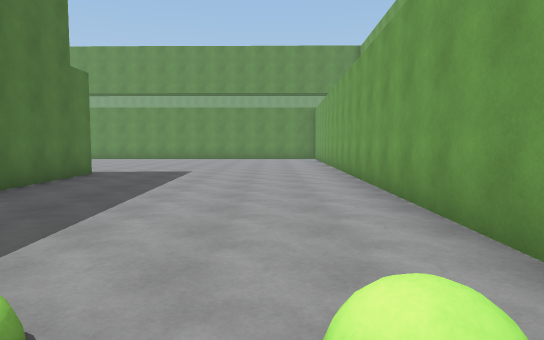
[1] (above)

24 first-person views from a walk through a scene from a Unity 3-D project. The camera is 1.4 m above the floor, tilts 4° down and sees 75° across. The floor is counted in squares, 2 m on a side. Each view is taken from the middle of a square. On the plan, view 1 faces up. The plan holds only what a view shows up to about 11 squares ahead; the rest is blank. The place goes on beyond the plan.

[2]
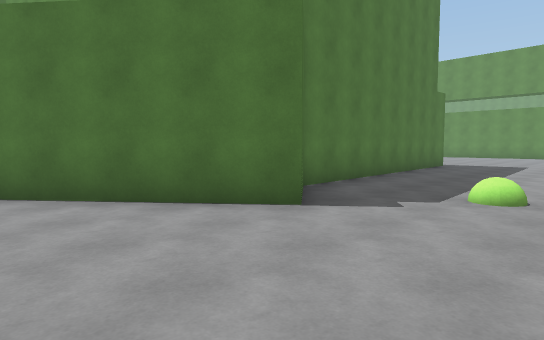

[3]
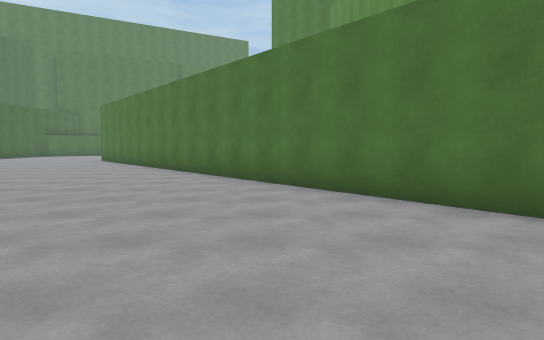

[4]
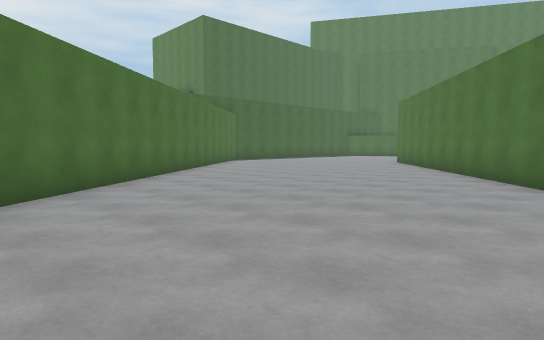

[5]
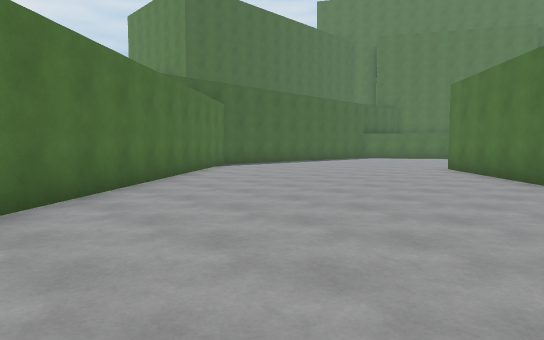

[6]
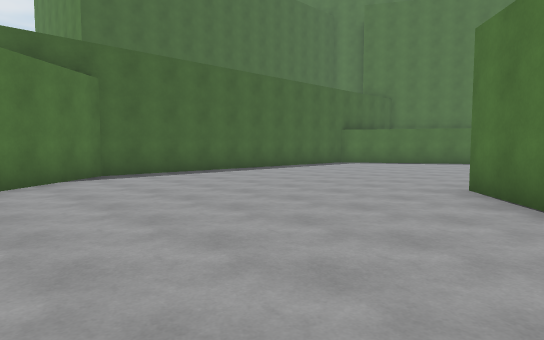

[7]
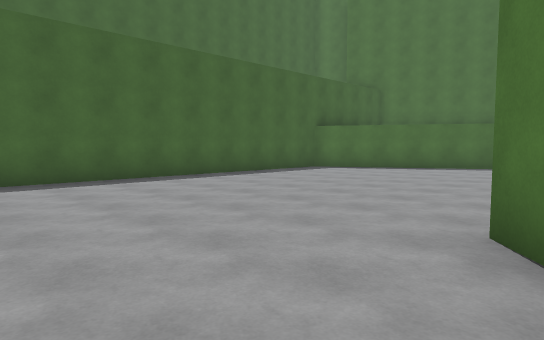

[8]
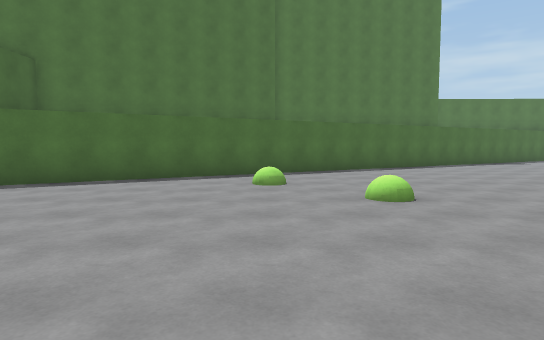

[9]
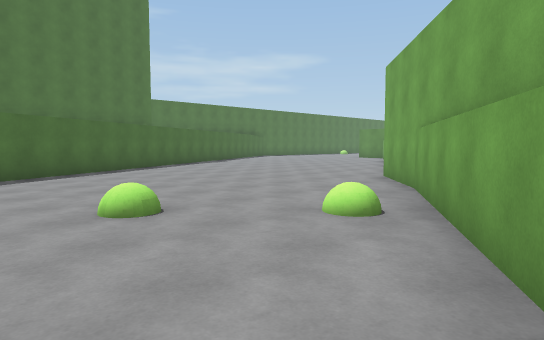

[10]
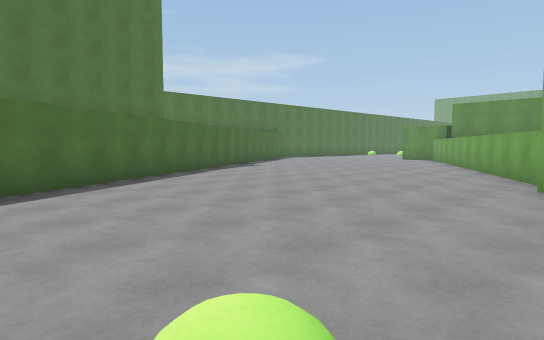

[11]
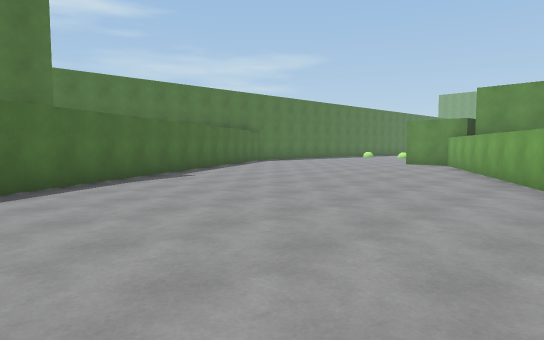

[12]
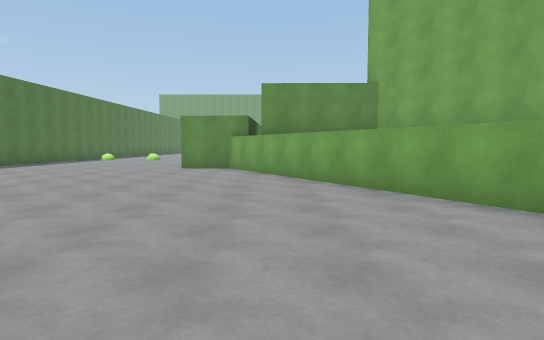

[13]
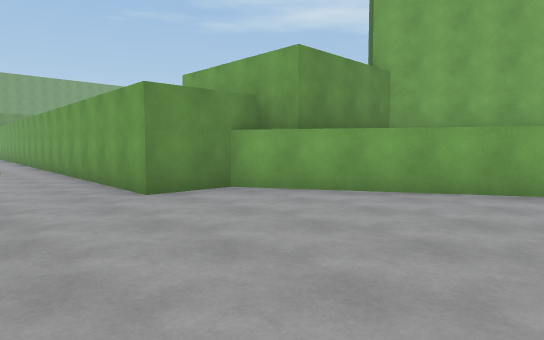

[14]
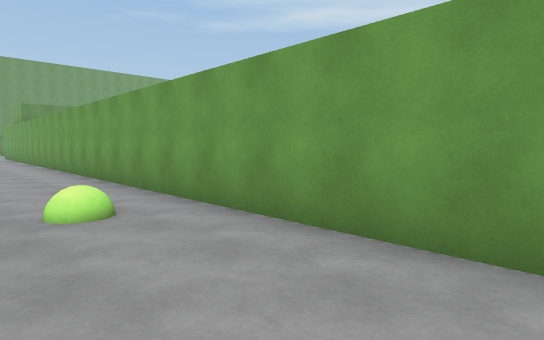

[15]
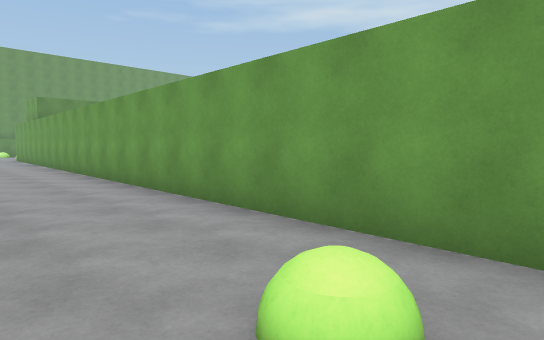

[16]
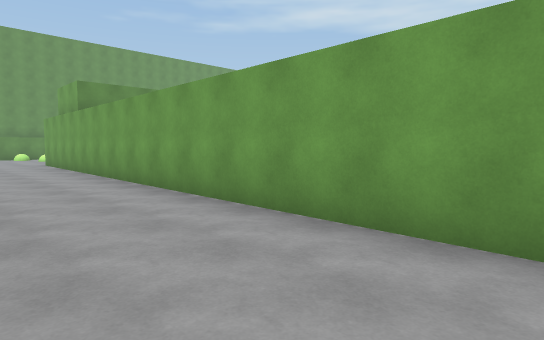

[17]
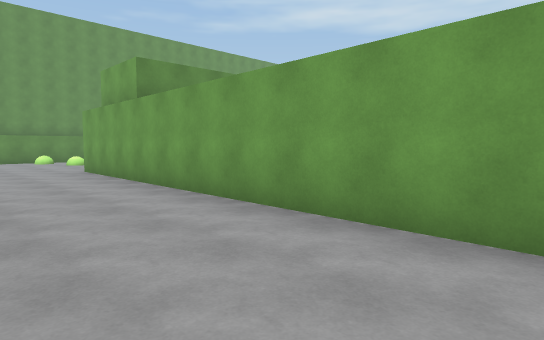

[18]
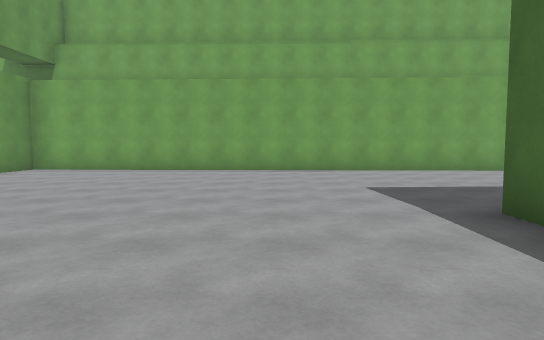

[19]
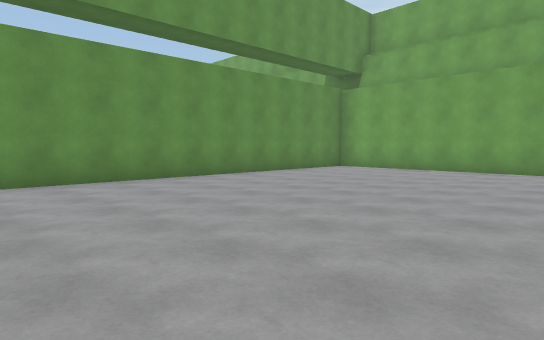

[20]
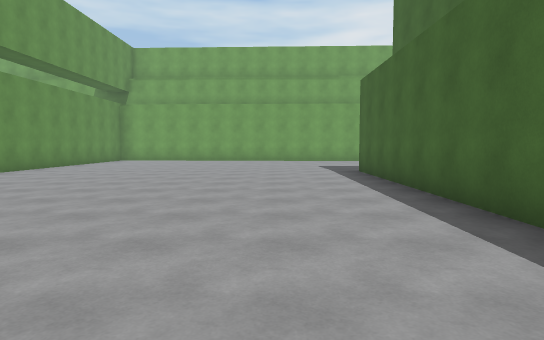

[21]
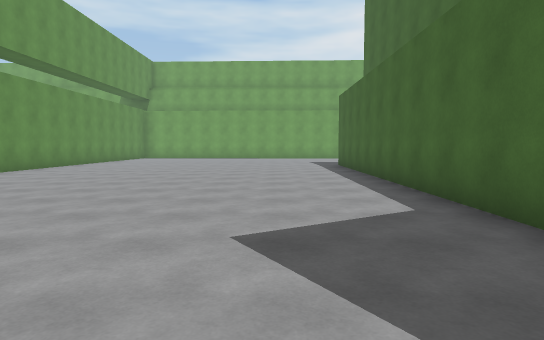

[22]
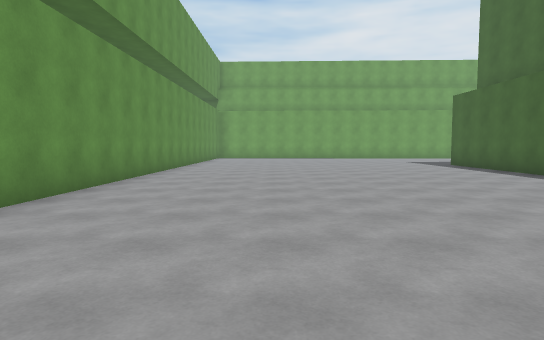

[23]
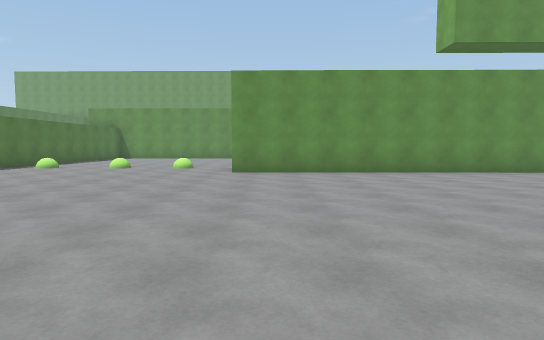

[24]
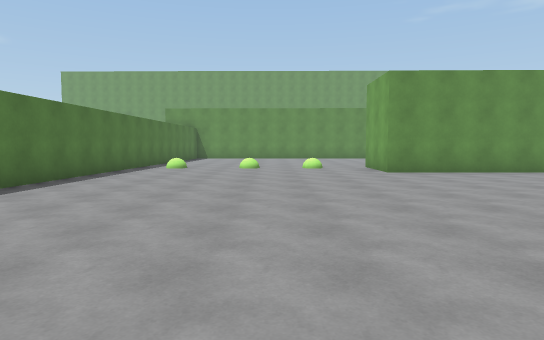

### Floor plan
Points are (right, up) in squares from view 1. A wall is a line through its corners. A room is listed if a view was taken in it or the views show most of it. See-through windows are left out.
Room 1 (views 1, 2, 3, 4, 5, 6, 7, 8, 9, 10, 11, 12, 13, 14, 15, 16, 17, 18, 19, 20, 21, 22, 23, 24)
walls: (-14.1, 8.7) (-4.4, 8.6) (-3.9, 0.6); (-3.7, 0.4) (-2.7, -0.8) (-16.1, -11.8); (-22, -3.5) (-27.3, 5.7) (-28.7, 5.7) (-27.9, 29.6); (-26.2, 20) (-26.4, 14.7); (-20.3, -6.4) (-21.9, -4.5); (1.6, 2) (2.2, 17.9) (-19, 18.1) (-19, 20); (-18.2, -10.2) (-20.5, -6.2); (-31.5, -2) (-23.1, -16.8); (-21.3, -18.3) (-12.9, -18.4) (-2.6, -9.9)
objects: green ball (-30, 12); green ball (-25, 20); green ball (-23, -12); green ball (-23, 20); green ball (-22, -10); green ball (-21, 20); green ball (-20, -9); green ball (-1, 1); green ball (0, 1)

Where each view was taken, in squares from view 1:
view 1: 0 up, 0 right, facing up
view 2: 4 down, 0 right, facing up-left
view 3: 4 down, 0 right, facing left
view 4: 5 down, 2 left, facing down-left
view 5: 8 down, 5 left, facing down-left
view 6: 10 down, 10 left, facing down-left
view 7: 11 down, 13 left, facing down-left
view 8: 12 down, 17 left, facing left
view 9: 12 down, 18 left, facing up-left
view 10: 11 down, 21 left, facing up-left
view 11: 7 down, 23 left, facing up-left
view 12: 5 down, 26 left, facing up
view 13: 1 up, 31 left, facing up-right
view 14: 8 up, 31 left, facing up-right
view 15: 11 up, 31 left, facing up-right
view 16: 16 up, 31 left, facing up-right
view 17: 20 up, 31 left, facing up-right
view 18: 11 up, 8 left, facing right
view 19: 11 up, 8 left, facing up-right
view 20: 11 up, 14 left, facing right
view 21: 11 up, 17 left, facing right
view 22: 15 up, 17 left, facing right
view 23: 9 up, 18 left, facing up
view 24: 9 up, 22 left, facing up
